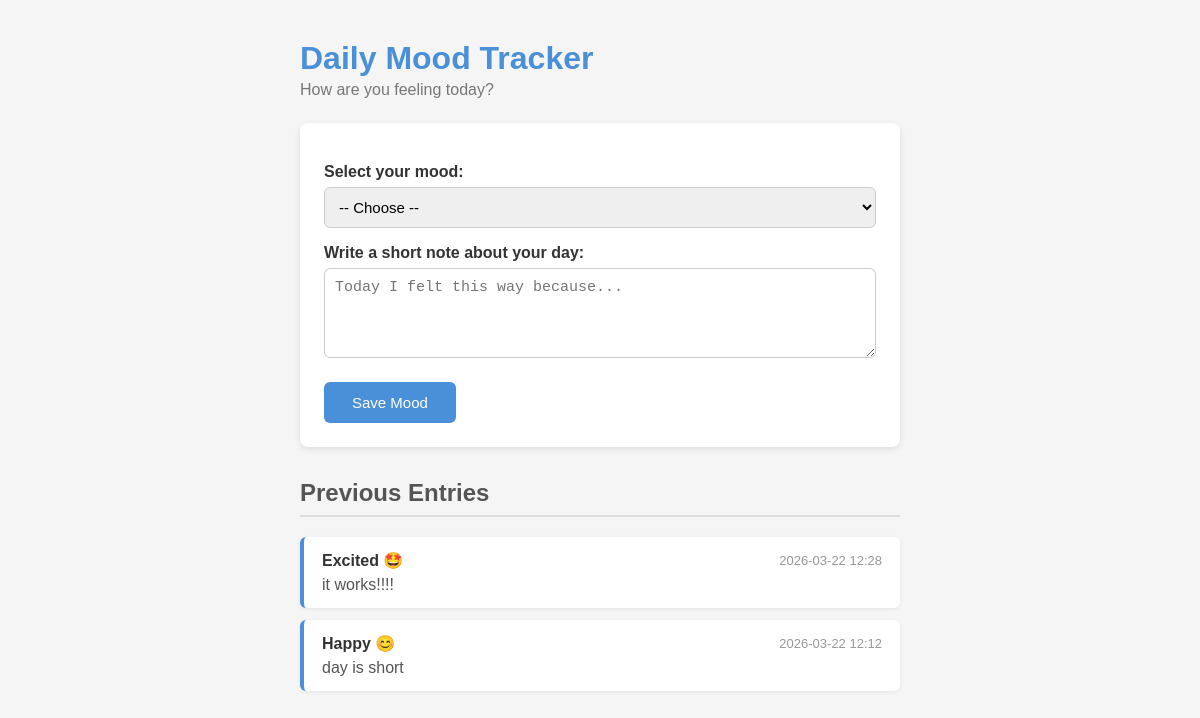
The app's page /, older data.
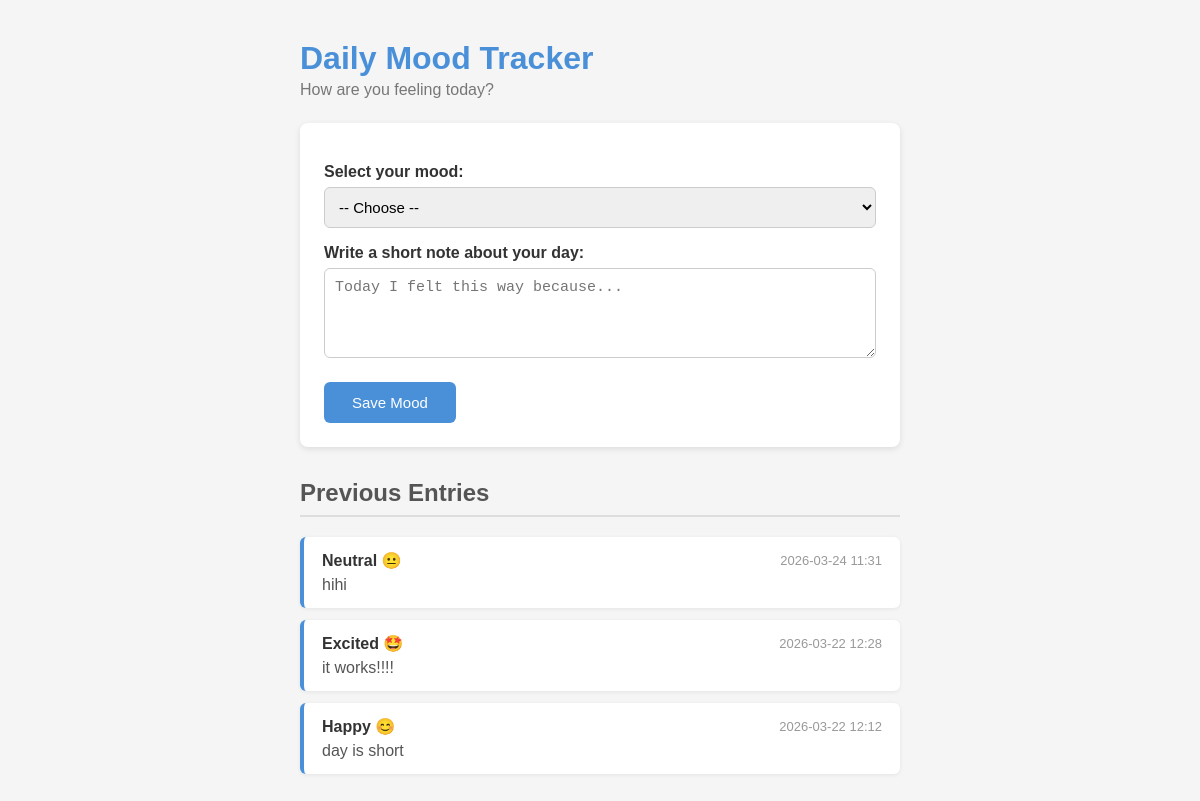
The same page, newer data.
### tables this page shows
CREATE TABLE moods (
            id   INTEGER PRIMARY KEY AUTOINCREMENT,
            mood TEXT,
            note TEXT,
            date TEXT
        );

### app.py (the view)
@app.route('/')
def index():
    conn = sqlite3.connect('database.db')
    moods = conn.execute(
        'SELECT mood, note, date FROM moods ORDER BY id DESC'
    ).fetchall()
    conn.close()
    return render_template('index.html', moods=moods)

### templates/index.html (shortened to what this page needs)
<!DOCTYPE html>
<html lang="en">
<head>
    <link rel="stylesheet" href="{{ url_for('static', filename='style.css') }}">
</head>
<body>
    <h1>Daily Mood Tracker</h1>
    <p class="subtitle">How are you feeling today?</p>
    <div class="card">
        <form action="/save" method="POST">
            <label for="mood">Select your mood:</label>
            <select name="mood" id="mood" required>
                <option value="">-- Choose --</option>
            </select>
            <label for="note">Write a short note about your day:</label>
            <textarea name="note" id="note" rows="4"
                placeholder="Today I felt this way because..."></textarea>
            <button type="submit">Save Mood</button>
        </form>
    </div>
    <h2>Previous Entries</h2>
    {% if moods %}
        {% for mood, note, date in moods %}
        <div class="entry">
            <div class="entry-header">
                <strong>{{ mood }}</strong>
                <span class="date">{{ date }}</span>
            </div>
            {% if note %}
            <p>{{ note }}</p>
            {% endif %}
        </div>
        {% endfor %}
    {% else %}
        <p class="empty">No entries yet. Save your first mood above!</p>
    {% endif %}
</body>
</html>

Row changes from the older to the newer data that the page shows:
added moods: mood "Neutral 😐", date "2026-03-24 11:31", note "hihi"
